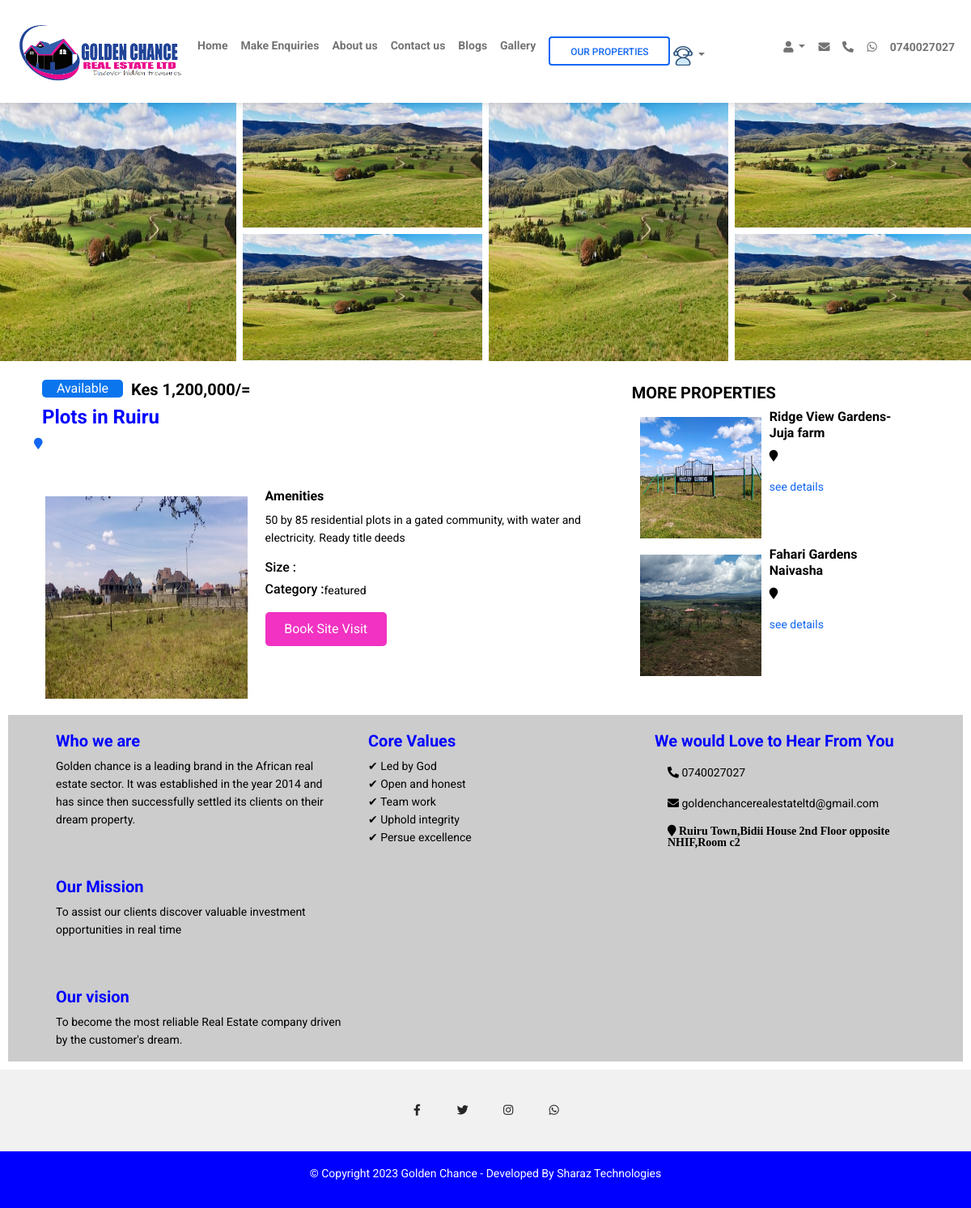
/Site/services/property.php?property=32, run on an earlier commit of the app's database.
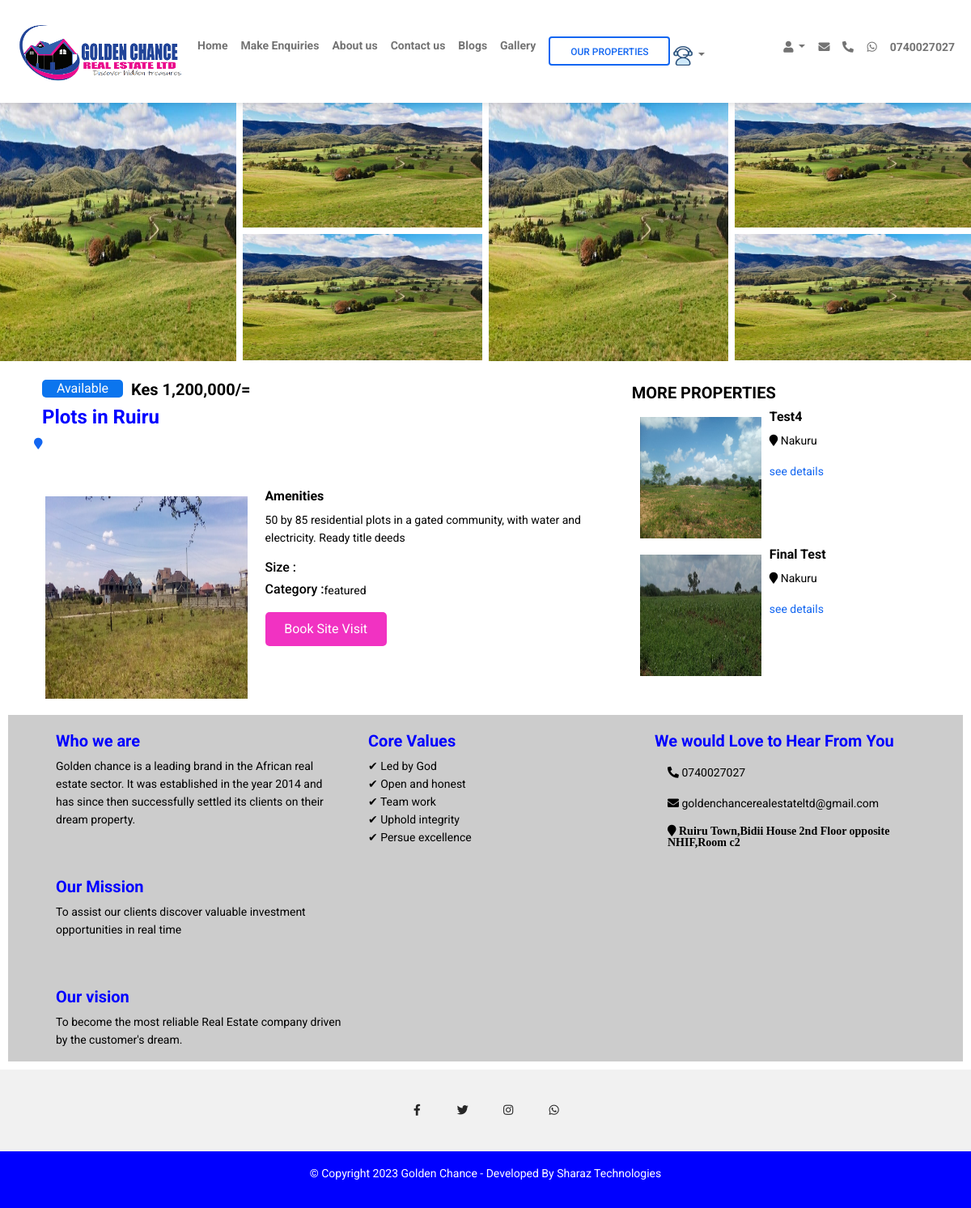
And on a later commit of the database.
### tables this page shows
CREATE TABLE `products` (
  `id` int(11) NOT NULL,
  `productname` varchar(100) NOT NULL,
  `price` int(100) NOT NULL,
  `productinfo` varchar(100) NOT NULL,
  `productimage` varchar(100) NOT NULL,
  `ext` varchar(100) NOT NULL,
  `category` varchar(100) NOT NULL,
  `products` varchar(100) NOT NULL,
  `code` varchar(100) NOT NULL,
  `location` varchar(100) NOT NULL,
  `size` varchar(100) NOT NULL,
  `Date` date NOT NULL,
  `Time` time(1) NOT NULL
);

### Site/services/property.php (the view, shortened to what this page needs)
<!DOCTYPE html>
<html lang="en">
  <head>
    <link
      rel="stylesheet"
      href="https://use.fontawesome.com/releases/v5.15.2/css/all.css"
    />
    <link href="https://cdn.jsdelivr.net/npm/bootstrap@5.0.2/dist/css/bootstrap.min.css" rel="stylesheet">
    <link href="../css/cart.css" type="text/css" rel="stylesheet" />
    <link rel="stylesheet" href="../css/styles.css" />
    <link rel="stylesheet" href="../css/extrastyles.css" />
    <link rel="stylesheet" href="../php/Admin/css/admin.css" />
  </head>
  <body>
    <header>
      <?php require_once '../php/includes/header2.php'; ?>
    </header>
    <main class="mt-5">
    <br>
    <div class="grid-gallery" style="margin-top:-80px;">
        <div class="row">
         <div class="column single">
          <img src="../img/land 1.jpg" style="width:100%; height:103%;">
         </div>
         <div class="column">
            <img src="../img/land 1.jpg" style="width:100%; height:50%;">
            <img src="../img/land 1.jpg" style="width:100%; height:50%;">
         </div>
         <div class="column single">
           <img src="../img/land 1.jpg" style="width:100%;height:103%;">
         </div>
         <div class="column">
           <img src="../img/land 1.jpg" style="width:100%; height:50%;">
           <img src="../img/land 1.jpg" style="width:100%; height:50%;">
         </div>
        </div>
    </div>
        <?php
            require_once '../php/includes/config.php';
            $sql="SELECT * FROM products where id = '" .$_GET["property"] . "' ";
            $stmt = $DBH->prepare($sql);
            $stmt->execute();
            while($row = $stmt->fetchObject()) {
        ?>
        <div class="container news-blogs" style="padding-top:20px;margin-top:20px;">
          <div class="header" style="display:flex;">
            <div class="available"style="margin-left:10px;">
            <?php
                require_once '../php/includes/config.php';
                $sql = "SELECT * FROM soldout WHERE propertyId = $row->id";
                $stmt = $DBH->prepare($sql);
                $stmt->execute();
                if ($stmt->rowCount() == 1) {
                    while ($row1 = $stmt->fetchObject()) {
                ?>
                <button class="btn viewbtn" style="cursor: no-drop; background-color:red;text-transform:lowercase;">Sold out</button>
                <?php }
                    } else { ?>
                <button class="viewbtn" onclick="showMsg()">Available</button>
            <?php } ?>
            </div>
            <h4 style="color:black; font-weight:bolder;margin-right:10px;"></h4><h5 style="color:black; font-weight:bold;">Kes <?php echo number_format($row->price)?>/=</h5>
          </div>
          <h4 style="color:blue; font-weight:bolder;margin-left:10px;"><?php echo $row->productname ?></h4>
          <a href="tel:0740027027"><i class="fa-map-marker fa"></i> <?php echo $row->location ?></a><br><br><br>
          <div class="row row-blog">
            <div class="blog">
              <div class="blog-img" style="margin:10px;">
              <?php if($row->ext == 'mp4'){ ?>
                 <video style="width:250px; height:250px;margin-top:-50px;" controls>
                   <source src="<?php echo "../php/Admin/products/". "{$row->productimage}";?>" style="max-width:250px; height:200px;margin-left:auto;margin-right:auto;display:block;">
                 </video>
                <?php }else{?>
                    <img src="<?php echo "../php/Admin/products/". "{$row->productimage}";?>" style="width:250px; height:250px;margin-left:auto;margin-right:auto;display:block;">
              <?php }?>
              </div>
              <div class="information">
                  <h6 style="font-weight: bolder;">Amenities </h6>
                  <p><?php echo $row->productinfo ?></p>
                  <span style="display:flex;"><h6>Size : </h6><p><?php echo $row->size ?></p></span>
                  <span style="display:flex;"><h6>Category : </h6><p><?php echo $row->category ?></p></span>
                  <button type="submit" name="submit" data-bs-toggle="modal" data-bs-target="#bookings" role="button"> <a style="color:white;">Book Site Visit</a> </button>
              </div>
              <?php }?>
              <div class="more-properties">
                  <h5 style="color:black; font-weight:bold;">MORE PROPERTIES</h5>
                  <?php
                    require_once '../php/includes/config.php';
                    $sql="SELECT * FROM products order by id DESC LIMIT 2";
                    $stmt = $DBH->prepare($sql);
                    $stmt->execute();
                    while($row = $stmt->fetchObject()) {
                  ?>
                    <div class="properties"style="display:flex;">
                      <div class="property-img" style="margin:10px;">
                       <?php if($row->ext == 'mp4'){ ?>
                        <video style="width:150px; height:150px;margin-top:-50px;" controls>
                         <source src="<?php echo "../php/Admin/products/". "{$row->productimage}";?>" style="max-width:250px; height:200px;margin-left:auto;margin-right:auto;display:block;">
                        </video>
                       <?php }else{?>
                        <img src="<?php echo "../php/Admin/products/". "{$row->productimage}";?>" style="width:150px; height:150px;margin-left:auto;margin-right:auto;display:block;">
                       <?php }?>
                      </div>
                      <div class="property-info">
                        <h6 style="font-weight: bolder;"><?php echo $row->productname ?> </h6>
                        <p><i class="fa-map-marker fa"></i> <?php echo $row->location ?></p>
                        <a href="property.php?property=<?php echo $row->id ?>">see details</a>
                      </div>
                    </div>
                  <?php }?>
              </div>
            </div>
          </div>
        </div>
    </main>
    <div class="footer">
     <?php require_once '../php/includes/footer.php'; ?>
    </div>
  </body>
</html>

### Site/php/includes/header2.php (shortened to what this page needs)
<nav class="navbar navbar-expand-lg navbar-light bg-white">
      <div class="container-fluid">
        <div class="collapse navbar-collapse" id="navbarExample01">
          <a class="navbar-brand" href="#" style="margin-right:-30px; margin-left:-30px;">
            <img src="../img/Golden chance logo.png" class="large-screen-logo" height="100" width="280" alt="" loading="lazy" style="border-radius:50%;" />
          </a>
          <ul class="navbar-nav me-auto mb-2 mb-lg-0">
            <li class="nav-item active">
              <a class="nav-link" aria-current="page" href="../home-loggedin.php"><p style="font-weight: bolder;">Home</p></a>
            </li>
            <li class="nav-item active" style="cursor:pointer;">
              <a class="nav-link" aria-current="page" data-bs-toggle="modal" data-bs-target="#staticBackdrop"><p style="font-weight: bolder;">Make Enquiries</p></a>
            </li>
            <li class="nav-item active" style="cursor:pointer;">
              <a class="nav-link" aria-current="page" onclick="whoweare()"><p style="font-weight: bolder;">About us</p></a>
            </li>
            <li class="nav-item active" style="cursor:pointer;">
              <a class="nav-link" aria-current="page" onclick="whoweare()"><p style="font-weight: bolder;">Contact us</p></a>
            </li>
            <li class="nav-item active" style="cursor:pointer;">
              <a class="nav-link" aria-current="page" href="blogs.php"><p style="font-weight: bolder;">Blogs</p></a>
            </li>
            <li class="nav-item active" style="cursor:pointer;">
              <a class="nav-link" aria-current="page" href="studio.php"><p style="font-weight: bolder;">Gallery</p></a>
            </li>
            <li class="nav-item me-3 me-lg-0 dropdown">
              <a class="nav-link dropdown-toggle" href="#" id="navbarDropdown" role="button" data-mdb-toggle="dropdown" aria-expanded="false">
                <button class="btn btn-outline-primary" type="submit" name="submit" data-mdb-ripple-color="dark">Our properties
                </button>
                <img src="../img/icons/services.png" alt="services">
              </a>
            </li>
          </ul>
          <ul class="navbar-nav d-flex flex-row">
            <li class="nav-item me-3 me-lg-0 dropdown">
              <a class="nav-link dropdown-toggle" href="#" id="navbarDropdown" role="button" data-mdb-toggle="dropdown" aria-expanded="false">
                <i class="fas fa-user"></i>
              </a>
            </li>
            <li class="nav-item me-3 me-lg-0">
              <a class="nav-link" target="_blank" href="mailto:goldenchancerealestateltd@gmail.com">
                <i class="fa fa-envelope"><p style="font-weight:bolder;"></p></i>
              </a>
            </li>
            <li class="nav-item me-3 me-lg-0">
              <a class="nav-link" href="tel:0740027027">
                <span><i class="fa fa-phone fa fa-flip-horizontal"></i></span>
              </a>
            </li>
            <li class="nav-item me-3 me-lg-0">
              <a class="nav-link" target="_blank" href="https://wa.me/+254740027027">
                <i class="fab fa-whatsapp"></i>
              </a>
            </li>
            <li class="nav-item me-3 me-lg-0">
              <a class="nav-link" href="tel:0740027027">
                <span style="font-weight:bolder;">0740027027</span>
              </a>
            </li>
          </ul>
        </div>
      </div>
    </nav>

### Site/php/includes/footer.php (shortened to what this page needs)
  <div class="about-us" id="whoweare">
    <div class="who-we-are">
      <h5 style="color:blue; font-weight:bolder;">Who we are</h5>
      <p>Golden chance is a leading brand in the African real estate sector.
        It was established in the year 2014 and has since then successfully settled its
        clients on their dream property.
      </p>
      <br><br>
      <h5 style="color:blue; font-weight:bolder;">Our Mission</h5>
      <p>To assist our clients discover valuable investment opportunities in real time
      </p>
      <br><br>
      <h5 style="color:blue; font-weight:bolder;">Our vision</h5>
      <p>To become the most reliable Real Estate company driven by the customer's dream.
      </p>
    </div>
    <div class="core-values">
      <ul class="values">
        <h5 style="color:blue; font-weight:bolder;">Core Values</h5>
        <li>Led by God</li>
        <li>Open and honest</li>
        <li>Team work</li>
        <li>Uphold integrity</li>
        <li>Persue excellence</li>
      </ul>
    </div>
    <div class="contacts">
      <ul class="reach-us">
        <h5 style="color:blue; font-weight:bolder;">We would Love to Hear From You</h5>
        <li class="nav-item me-3 me-lg-0">
          <a class="nav-link links" href="tel:07276660509">
            <span><i class="fa fa-phone fa fa-flip-horizontal"></i> 0740027027</span>
          </a>
        </li>
        <li class="nav-item me-3 me-lg-0">
          <a class="nav-link links" href="mailto:goldenchancerealestateltd@gmail.com">
            <span><i class="fa fa-envelope fa fa-flip-horizontal"></i> goldenchancerealestateltd@gmail.com</span>
          </a>
        </li>
        <li class="nav-item me-3 me-lg-0">
          <a class="nav-link links" href=" ">
            <span><i class="fa fa-map-marker"> Ruiru Town,Bidii House 2nd Floor opposite NHIF,Room c2</i></span>
          </a>
        </li>
      </ul>
    </div>
  </div>
 <footer class="text-center text-white" style="background-color: #f1f1f1">
  <div class="container pt-4">
    <section class="mb-4">
      <a class="btn btn-link btn-floating btn-lg text-dark m-1" href="#!" role="button" data-mdb-ripple-color="dark"><i class="fab fa-facebook-f"></i></a>
      <a class="btn btn-link btn-floating btn-lg text-dark m-1" href="#!" role="button" data-mdb-ripple-color="dark"><i class="fab fa-twitter"></i></a>
      <a class="btn btn-link btn-floating btn-lg text-dark m-1" href="#!" role="button" data-mdb-ripple-color="dark"><i class="fab fa-instagram"></i></a>
      <a class="btn btn-link btn-floating btn-lg text-dark m-1" href="https://wa.me/+254740027027" target="_blank" role="button" data-mdb-ripple-color="dark"><i class="fab fa-whatsapp"></i></a>
    </section>
  </div>
  <div class="text-center text-dark p-3" style="background-color: blue;">
    <p style="color:white;"> &copy; Copyright <?php $year = date("Y"); echo $year; ?>
      <a class="text-white" target="blank" href="../../../../sharaztechs.66ghz.com">Golden Chance - Developed By Sharaz Technologies</a>
    </p>
  </div>
</footer>

### Site/css/cart.css (style rules this page uses)
body { font-family: Arial; color: #211a1a; font-size: 0.9em; }

### Site/php/Admin/css/admin.css (style rules this page uses)
html, body { height: 100%; }
body, div, form, input, select, textarea, label { padding: 0; margin: 0; outline: none; font-family: Roboto, Arial, sans-serif; font-size: 14px; color:black; line-height: 22px; }
button { width: 150px; padding: 10px; border: none; border-radius: 5px; background: rgb(241, 50, 194) ; font-size: 16px; cursor: pointer; color: rgb(252, 252, 252); }

### Site/services/property.php (style rules this page uses)
.active { background-color: white; }
.viewbtn { width: 100px; padding: 0px; border: none; border-radius: 5px; background: rgb(11, 117, 238); font-size: 16px; cursor: pointer; color: rgb(252, 252, 252); }
.about-us { display:flex; justify-content: center; margin:10px 10px; background-color: rgba(0, 0, 0, 0.2); padding-top:20px; }
.who-we-are { width:30%; }
.core-values { width:30%; }
.contacts { width:30%; }
.links { color:black; }
.reach-us li { list-style-type:none; }
.values li { list-style:none; }
.values li:before { content:"\2714\0020"; }
.blog { display: flex; }
.blog-img { width:20%; }
.information { margin-left:40px; width:40%; }
.more-properties { width:30%; margin-left:10px; margin-top:-130px; display:block; }
.row { display: -ms-flexbox; display: flex; -ms-flex-wrap: wrap; flex-wrap: wrap; padding: 0 4px; }
.column { -ms-flex: 25%; flex: 25%; max-width: 25%; padding: 0 4px; }
.column img { margin-top: 8px; vertical-align: middle; width: 100%; }

What changed in the data, as far as the page shows it:
no longer on this page (row edited): products: productimage (picture), productname "Ridge View Gardens- Juja farm", shown under "MORE PROPERTIES"
no longer on this page (row edited): products: productimage (picture), productname "Fahari Gardens Naivasha", shown under "MORE PROPERTIES"
added products: productimage (picture), productname "Test4", location "Nakuru", shown under "MORE PROPERTIES"
added products: productimage (picture), productname "Final Test", location "Nakuru", shown under "MORE PROPERTIES"
